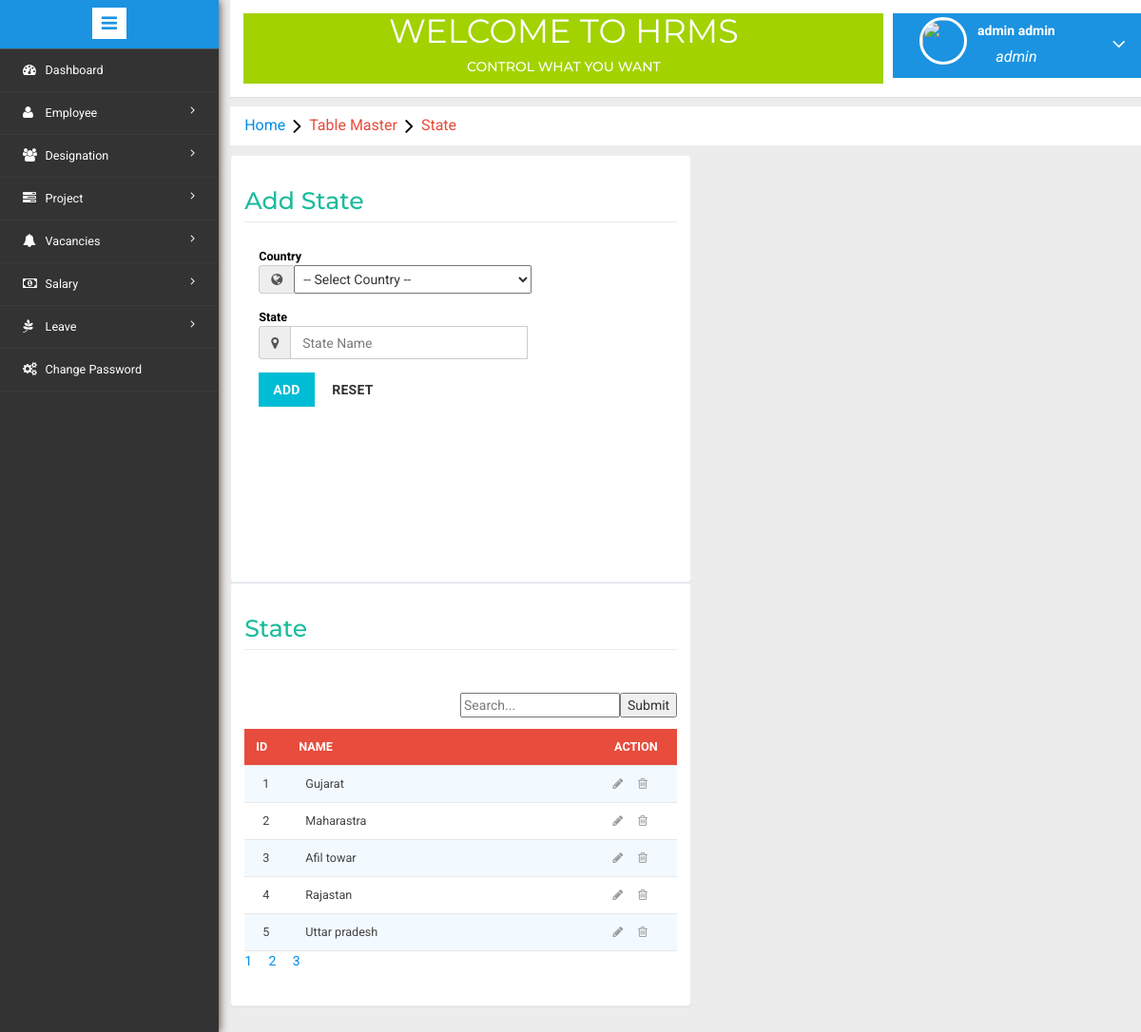
Page /state.php (signed in) on the committed database.
### tables this page shows
CREATE TABLE `state` (
  `StateId` int(11) NOT NULL,
  `CountryId` int(11) NOT NULL,
  `Name` varchar(200) NOT NULL
);

### state.php (the view, shortened to what this page needs)
<?php include('header.php'); ?>
<?php
	$dbs = new database();
	$db=$dbs->connection();
  $name="";
  $page="";
  if(isset($_GET['searcstate']))
  {
    $SearchStateName = $_GET['searcstate'];
    $RecordeLimit = 5;
    $searchState = mysqli_query($db,"select count(StateId) as total from state where Name like '%".$SearchStateName."%'");
    $SName = mysqli_fetch_array($searchState);
    $number_of_row =ceil($SName['total']/5);
    if(isset($_GET['bn']) && intval($_GET['bn']) <= $number_of_row && intval($_GET['bn'] !=0))
    {
      $Skip = (intval($_GET["bn"]) * $RecordeLimit) - $RecordeLimit;
      $sql = mysqli_query($db,"select * from state where Name like '%".$SearchStateName."%' LIMIT $Skip,$RecordeLimit ");
    }
    else
    {
      $sql = mysqli_query($db,"select * from state where Name like '%".$SearchStateName."%' LIMIT $RecordeLimit ");
    }
    for($i=0;$i<$number_of_row;$i++)
    {
      $d = $i+1;
      if(isset($_GET["searcstate"]))
      {
        $page .= "<a href='state.php?searcstate=$SearchStateName&bn=$d'>$d</a>&nbsp &nbsp &nbsp";
      }
      else
      {
        $page .= "<a href='state.php?bn=$d'>$d</a>&nbsp &nbsp &nbsp";
      }
    }
  }
  else
  {
    $RecordeLimit = 5;
    $searchState = mysqli_query($db,"select count(StateId) as total from state ");
    $SName = mysqli_fetch_array($searchState);
    $number_of_row =ceil($SName['total']/5);
    if(isset($_GET['bn']) && intval($_GET['bn']) <= $number_of_row && intval($_GET['bn'] != 0 ))
    {
      $Skip = (intval($_GET["bn"]) * $RecordeLimit) - $RecordeLimit;
      $sql = mysqli_query($db,"select * from state LIMIT $Skip,$RecordeLimit");
    }
    else
    {
      $sql = mysqli_query($db,"select * from state LIMIT $RecordeLimit");
    }
    for($i=0;$i<$number_of_row;$i++)
    {
        $d = $i+1;
        $page .= "<a href='state.php?bn=$d'>$d</a>&nbsp &nbsp &nbsp";
    }
  }
?>
<link rel="stylesheet" type="text/css" href="css/table-style.css" />
<ol class="breadcrumb" style="margin: 10px 0px ! important;">
    <li class="breadcrumb-item"><a href="Home.php">Home</a><i class="fa fa-angle-right"></i>Table Master<i class="fa fa-angle-right"></i>State</li>
</ol>
<div class="validation-system" style="margin-top: 0;">
 		<div class="validation-form" style="overflow: auto; margin-right:20px; height: 450px; width: 49%; float: left;">
        <form method="POST" action="controller/ccity.php?stateedit=<?php echo $row['StateId']; ?>">
        <div class="vali-form-group" >
        <h2>Add State</h2>
        	<div class="col-md-3 control-label">
              <label class="control-label">Country</label>
              <div class="input-group">
                  <span class="input-group-addon">
              <i class="fa fa-globe" aria-hidden="true"></i>
              </span>
              <select name="country" style="text-transform: capitalize; width: 250px;"  required>
                <option  value="">-- Select Country --</option>
              </select>
              </div>
            </div>
          	<div class="col-md-3 control-label">
            	<label class="control-label">State</label>
              	<div class="input-group">
                  	<span class="input-group-addon">
              			<i class="fa fa-map-marker" aria-hidden="true"></i>
              		</span>
              	<input type="text" name="state" required="" value="<?php echo $name; ?>" placeholder="State Name" class="form-control" style="width: 250px; height: 35px; float: right;">
              	</div>
            </div>
        </div>
            <div class="col-md-12 form-group">
              <button type="submit" name="addstates" class="btn btn-primary">Add</button>
              <button type="reset" class="btn btn-default">Reset</button>
            </div>
          <div class="clearfix"> </div>
        </form>
 </div>
 <div class="validation-form" style="width: 49%; overflow: auto;">
 		<div style="height: 396px;">
					<div class="w3l-table-info">
					  <h2>State</h2>
					  <br>
					  <form method="GET" action="#">
					  	<input style="float: right;" type="submit" name="searchstate" >
					  	<input style="float: right;" placeholder="Search..." type="search-box" name="searcstate" value="<?php echo(isset($_GET['searcstate']))?$_GET['searcstate']:"";?>"><br>
					  </form>
					    <table id="table">
						<thead>
						  <tr>
						  	<th>Id</th>
							<th style="width: 5000px;">Name</th>
							<th style="text-align: center; width: 450px;">Action</th>
						  </tr>
						</thead>
						<tbody>
						<?php $i=1; while($row = mysqli_fetch_assoc($sql)) { ?>
						<tr>
							<td><?php if(isset($_GET['bn'])==0){ echo $i; } else{ echo ($_GET['bn']-1)*5+$i; } $i++;?></td>
							<td><?php echo ucfirst($row['Name']); ?></td>
							<td><a href="?stateedit=<?php echo $row['StateId']; ?>"><i class="fa fa-pencil" aria-hidden="true"></i></a>&nbsp;&nbsp;&nbsp;&nbsp;&nbsp;<a href="controller/ccity.php?statedelete=<?php echo $row['StateId']; ?>"><i class="fa fa-trash-o" aria-hidden="true"></i></a></td>
						 </tr>
						<?php } ?>
						</tbody>
					  </table>
            <div><?php echo $page; ?></div>
					</div>
      </div>
 </div>
</div>
<?php include('footer.php'); ?>

### css/table-style.css (style rules this page uses)
table { background: white; border-collapse: collapse; margin: 1.25em 0 0; width: 100%; }
table tr, table th, table td { border: none; border-bottom: 1px solid #e8e8e8; font-size: .95em; }
table th, table td { padding: 10px 12px; text-align: left; }
table th { background: #e74c3c; color: #fff; text-transform: uppercase; }
table tr td { background: #f3faff; color: #424242; }
table tr:nth-of-type(2n+2) td { background: #ffffff; }
table { width: 100%; }

### rows in the picture
state: Name "Gujarat"
state: Name "Maharastra"
state: Name "Afil towar"
state: Name "Rajastan"
state: Name "Uttar pradesh"

### other values in the picture
$_SESSION['User']['FirstName'] "admin"
$_SESSION['User']['LastName'] "admin"
$_SESSION['role']['Name'] "admin"
$d "1"
$d "2"
$d "3"
